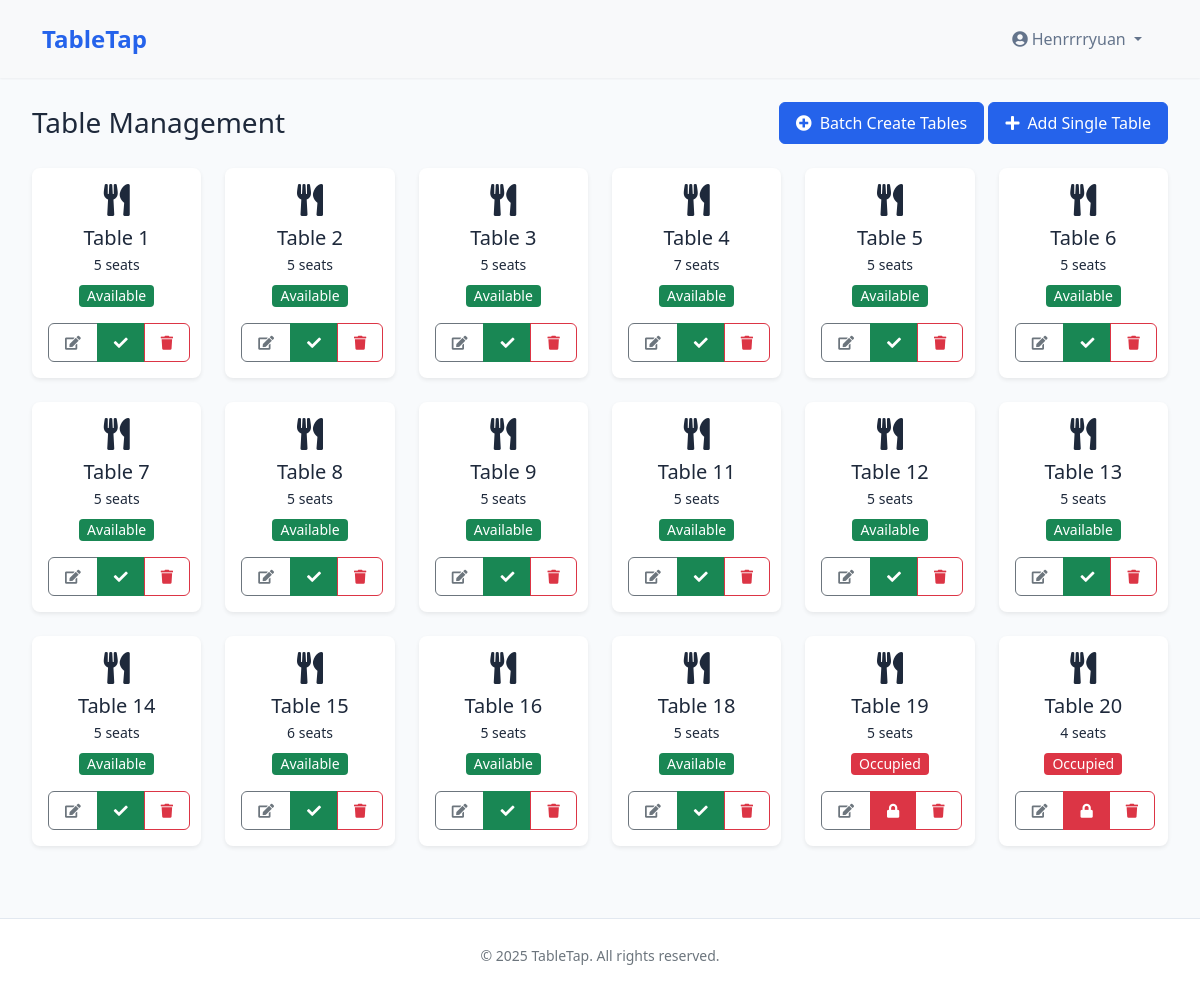
The page /tables/ (signed in) on the database its author committed.
### core/models.py (models this page shows, shortened)
class Table(models.Model):
    number = models.CharField(max_length=10, unique=True, verbose_name='Table Number')
    number_int = models.IntegerField(verbose_name='Table Number Value', null=True, blank=True)
    seats = models.IntegerField(verbose_name='Number of Seats')
    is_occupied = models.BooleanField(default=False, verbose_name='Is Occupied')
    qr_code = models.ImageField(upload_to='qrcodes/', blank=True, null=True, verbose_name='QR Code')
    last_order_time = models.DateTimeField(null=True, blank=True, verbose_name='Last Order Time')
    created_at = models.DateTimeField(auto_now_add=True, verbose_name='Created At')
    updated_at = models.DateTimeField(auto_now=True, verbose_name='Updated At')
    def generate_qr_code(self):
        domain = 'infs3202-183b16dd.uqcloud.net'
        menu_url = f'http://{domain}{reverse("table_menu", args=[self.number])}'
        qr = qrcode.QRCode(
            version=1,
            error_correction=qrcode.constants.ERROR_CORRECT_L,
            box_size=10,
            border=4,
        )
        qr.add_data(menu_url)
        qr.make(fit=True)
        img = qr.make_image(fill_color="black", back_color="white")
        file_name = f'table_{self.number}.png'
        file_path = os.path.join('qrcodes', file_name)
        full_path = os.path.join(settings.MEDIA_ROOT, file_path)
        os.makedirs(os.path.dirname(full_path), exist_ok=True)
        img.save(full_path)
        self.qr_code = file_path
        self.save()
    def save(self, *args, **kwargs):
        if not self.number_int:
            try:
                self.number_int = int(''.join(filter(str.isdigit, self.number)))
            except ValueError:
                pass
        super().save(*args, **kwargs)
    class Meta:
        verbose_name = 'Table'
        verbose_name_plural = 'Tables'
        ordering = ['number_int']

### core/views.py (the view)
# urls.py: path('tables/', views.table_list, name='table_list'),
@staff_required
def table_list(request):
    tables = Table.objects.all().order_by('number_int')
    for table in tables:
        table.generate_qr_code()
        table.save()
    return render(request, 'core/table_list.html', {'tables': tables})

### core/templates/core/table_list.html (shortened to what this page needs)
{% extends "core/base.html" %}
{% load static %}
{% block content %}
<div class="container-fluid py-4">
    <div class="row align-items-center mb-4">
        <div class="col">
            <h1 class="h3 mb-0">Table Management</h1>
        </div>
        <div class="col text-end">
            <a href="{% url 'table_batch_create' %}" class="btn btn-primary">
                <i class="fas fa-plus-circle me-2"></i>Batch Create Tables
            </a>
            <button class="btn btn-primary" onclick="addTable()">
                <i class="fas fa-plus me-2"></i>Add Single Table
            </button>
        </div>
    </div>
    <div class="row g-4 table-grid">
        {% for table in tables %}
        <div class="col-md-3 col-lg-2">
            <div class="table-card {% if table.is_occupied %}occupied{% else %}available{% endif %}"
                 data-table-id="{{ table.id }}"
                 data-table-number="{{ table.number }}"
                 data-seats="{{ table.seats }}">
                <div class="card h-100 border-0 shadow-sm">
                    <div class="card-body text-center position-relative p-3">
                        <div class="table-icon mb-2">
                            <i class="fas fa-utensils fa-2x"></i>
                        </div>
                        <h5 class="card-title mb-1">Table {{ table.number }}</h5>
                        <p class="card-text small mb-2">{{ table.seats }} seats</p>
                        <div class="table-status mb-3">
                            <span class="badge {% if table.is_occupied %}bg-danger{% else %}bg-success{% endif %}">
                                {% if table.is_occupied %}Occupied{% else %}Available{% endif %}
                            </span>
                        </div>
                        <div class="btn-group w-100" role="group">
                            <button type="button" class="btn btn-sm btn-outline-secondary" onclick="editTable('{{ table.id }}', '{{ table.number }}', '{{ table.seats }}')">
                                <i class="fas fa-edit"></i>
                            </button>
                            <button type="button"
                                    class="btn btn-sm {% if table.is_occupied %}btn-danger{% else %}btn-success{% endif %}"
                                    onclick="toggleTableStatus('{{ table.id }}')">
                                <i class="fas {% if table.is_occupied %}fa-lock{% else %}fa-check{% endif %}"></i>
                            </button>
                            <button type="button" class="btn btn-sm btn-outline-danger" onclick="deleteTable('{{ table.id }}')">
                                <i class="fas fa-trash"></i>
                            </button>
                        </div>
                    </div>
                </div>
            </div>
        </div>
        {% endfor %}
    </div>
</div>
{% endblock %}

### core/templates/core/base.html (shortened to what this page needs)
{% load static %}
<!DOCTYPE html>
<html lang="en">
<head>
    <link href="https://cdn.jsdelivr.net/npm/bootstrap@5.1.3/dist/css/bootstrap.min.css" rel="stylesheet">
    <link href="https://cdnjs.cloudflare.com/ajax/libs/font-awesome/5.15.4/css/all.min.css" rel="stylesheet">
    <link href="{% static 'css/base.css' %}" rel="stylesheet">
</head>
<body>
    <nav class="navbar navbar-expand-lg navbar-light bg-light">
        <div class="container">
            <a class="navbar-brand" href="{% url 'logout' %}">TableTap</a>
            <div class="collapse navbar-collapse" id="navbarNav">
                <ul class="navbar-nav">
                    {% if user.is_authenticated %}
                        <li class="nav-item dropdown">
                            <a class="nav-link dropdown-toggle" href="#" id="navbarDropdown" role="button" data-bs-toggle="dropdown">
                                <i class="fas fa-user-circle me-1"></i>{{ user.username }}
                            </a>
                        </li>
                    {% endif %}
                </ul>
            </div>
        </div>
    </nav>
    {% block content %}{% endblock %}
    <footer class="footer">
        <div class="container text-center">
            <p class="text-muted mb-0">
                <small>© {% now "Y" %} TableTap. All rights reserved.</small>
            </p>
        </div>
    </footer>
</body>
</html>

### static/css/base.css (style rules this page uses)
:root { --primary-color: #2563eb; --primary-dark: #1d4ed8; --primary-light: #60a5fa; --secondary-color: #475569; --accent-color: #f59e0b; --text-primary: #1e293b; --text-secondary: #64748b; --text-light: #94a3b8; --bg-primary: #ffffff; --bg-secondary: #f8fafc; --bg-accent: #f1f5f9; --border-color: #e2e8f0; --shadow-sm: 0 1px 2px 0 rgba(0, 0, 0, 0.05); --shadow-md: 0 4px 6px -1px rgba(0, 0, 0, 0.1); --shadow-lg: 0 10px 15px -3px rgba(0, 0, 0, 0.1); --border-radius-sm: 0.25rem; --border-radius-md: 0.375rem; --border-radius-lg: 0.5rem; --spacing-xs: 0.5rem; --spacing-sm: 1rem; --spacing-md: 1.5rem; --spacing-lg: 2rem; --spacing-xl: 3rem; --font-family: system-ui, -apple-system, 'Segoe UI', Roboto, 'Helvetica Neue', Arial, sans-serif; }
body { font-family: var(--font-family); color: var(--text-primary); background-color: var(--bg-secondary); line-height: 1.5; margin: 0; padding: 0; }
.navbar { background-color: var(--bg-primary); box-shadow: var(--shadow-sm); padding: var(--spacing-sm) 0; position: sticky; top: 0; z-index: 1000; }
.navbar-brand { color: var(--primary-color) !important; font-size: 1.5rem; font-weight: 600; text-decoration: none; transition: color 0.2s ease; }
.nav-link { color: var(--text-secondary) !important; font-weight: 500; padding: var(--spacing-xs) var(--spacing-sm) !important; border-radius: var(--border-radius-md); transition: all 0.2s ease; }
.container-fluid { max-width: 1400px; margin: 0 auto; padding: var(--spacing-lg); }
.card { background-color: var(--bg-primary); border-radius: var(--border-radius-lg); border: 1px solid var(--border-color); box-shadow: var(--shadow-sm); transition: transform 0.2s ease, box-shadow 0.2s ease; }
.btn { padding: 0.5rem 1rem; border-radius: var(--border-radius-md); font-weight: 500; transition: all 0.2s ease; }
.btn-primary { background-color: var(--primary-color); border-color: var(--primary-color); color: white; }
.footer { background-color: var(--bg-primary); border-top: 1px solid var(--border-color); padding: var(--spacing-md) 0; margin-top: var(--spacing-xl); }
.badge { padding: 0.25rem 0.5rem; border-radius: var(--border-radius-sm); font-weight: 500; font-size: 0.875rem; }

### rows shown on the page
Table: number "1", seats "5", is_occupied "Available"
Table: number "2", seats "5", is_occupied "Available"
Table: number "3", seats "5", is_occupied "Available"
Table: number "4", seats "7", is_occupied "Available"
Table: number "5", seats "5", is_occupied "Available"
Table: number "6", seats "5", is_occupied "Available"
Table: number "7", seats "5", is_occupied "Available"
Table: number "8", seats "5", is_occupied "Available"
Table: number "9", seats "5", is_occupied "Available"
Table: number "11", seats "5", is_occupied "Available"
Table: number "12", seats "5", is_occupied "Available"
Table: number "13", seats "5", is_occupied "Available"
Table: number "14", seats "5", is_occupied "Available"
Table: number "15", seats "6", is_occupied "Available"
Table: number "16", seats "5", is_occupied "Available"
Table: number "18", seats "5", is_occupied "Available"
Table: number "19", seats "5", is_occupied "Occupied"
Table: number "20", seats "4", is_occupied "Occupied"

### other values the page prints
{{ user.username }} "Henrrrryuan"
